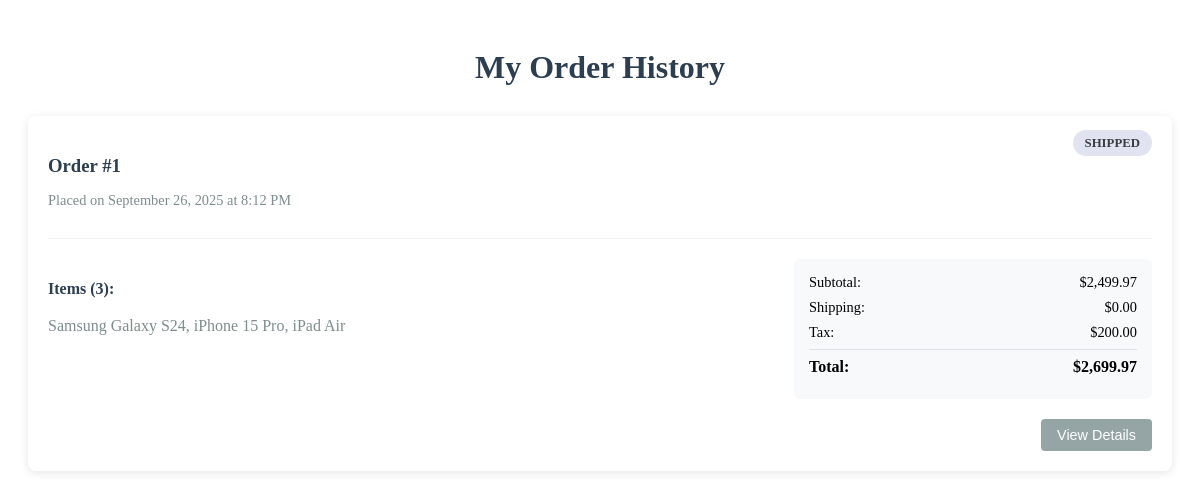
Screenshot of /pages/order_history.php (signed in) with the database file from the repository.
### tables this page shows
CREATE TABLE `orders` (
  `id` int(11) NOT NULL,
  `user_id` int(11) NOT NULL,
  `shipping_name` varchar(255) NOT NULL,
  `shipping_email` varchar(255) NOT NULL,
  `shipping_phone` varchar(20) NOT NULL,
  `shipping_address` text NOT NULL,
  `shipping_city` varchar(100) NOT NULL,
  `shipping_state` varchar(100) NOT NULL,
  `shipping_zip` varchar(20) NOT NULL,
  `card_last_four` varchar(4) NOT NULL,
  `subtotal` decimal(10,2) NOT NULL,
  `shipping` decimal(10,2) NOT NULL DEFAULT 0.00,
  `tax` decimal(10,2) NOT NULL DEFAULT 0.00,
  `total` decimal(10,2) NOT NULL,
  `status` enum('pending','processing','shipped','delivered','cancelled') DEFAULT 'pending',
  `created_at` timestamp NOT NULL DEFAULT current_timestamp(),
  `updated_at` timestamp NOT NULL DEFAULT current_timestamp() ON UPDATE current_timestamp()
);

### pages/order_history.php (the view, shortened to what this page needs)
<?php
require_once __DIR__ . '/../config/database.php';
$user_id = $_SESSION['user_id'];
try {
    $sql = "SELECT o.*,
                   COUNT(oi.id) as item_count,
                   GROUP_CONCAT(oi.product_name SEPARATOR ', ') as product_names
            FROM orders o
            LEFT JOIN order_items oi ON o.id = oi.order_id
            WHERE o.user_id = ?
            GROUP BY o.id
            ORDER BY o.created_at DESC";
    $stmt = $conn->prepare($sql);
    $stmt->bind_param("i", $user_id);
    $stmt->execute();
    $result = $stmt->get_result();
    $orders = $result->fetch_all(MYSQLI_ASSOC);
} catch (Exception $e) {
    $orders = [];
}
?>
<div class="order-history-container">
    <h1>My Order History</h1>
    <?php if (empty($orders)): ?>
        <div class="no-orders">
            <div class="no-orders-icon">📦</div>
            <h2>No orders yet</h2>
            <p>You haven't placed any orders yet. Start shopping to see your order history here!</p>
            <a href="index.php?page=products" class="btn-primary">Browse Products</a>
        </div>
    <?php else: ?>
        <div class="orders-list">
            <?php foreach ($orders as $order): ?>
                <div class="order-card">
                    <div class="order-header">
                        <div class="order-info">
                            <h3>Order #<?php echo $order['id']; ?></h3>
                            <p class="order-date">Placed on <?php echo date('F j, Y \a\t g:i A', strtotime($order['created_at'])); ?></p>
                        </div>
                        <div class="order-status">
                            <span class="status-badge status-<?php echo $order['status']; ?>">
                                <?php echo ucfirst($order['status']); ?>
                            </span>
                        </div>
                    </div>
                    <div class="order-details">
                        <div class="order-items">
                            <h4>Items (<?php echo $order['item_count']; ?>):</h4>
                            <p class="items-preview"><?php echo htmlspecialchars($order['product_names']); ?></p>
                        </div>
                        <div class="order-summary">
                            <div class="summary-row">
                                <span>Subtotal:</span>
                                <span>$<?php echo number_format($order['subtotal'], 2); ?></span>
                            </div>
                            <div class="summary-row">
                                <span>Shipping:</span>
                                <span>$<?php echo number_format($order['shipping'], 2); ?></span>
                            </div>
                            <div class="summary-row">
                                <span>Tax:</span>
                                <span>$<?php echo number_format($order['tax'], 2); ?></span>
                            </div>
                            <div class="summary-row total">
                                <span>Total:</span>
                                <span>$<?php echo number_format($order['total'], 2); ?></span>
                            </div>
                        </div>
                    </div>
                    <div class="order-actions">
                        <button class="btn-secondary" onclick="window.viewOrderDetails(<?php echo $order['id']; ?>)">
                            View Details
                        </button>
                    </div>
                </div>
            <?php endforeach; ?>
        </div>
    <?php endif; ?>
</div>

### pages/order_history.php (style rules this page uses)
.order-history-container { max-width: 1200px; margin: 0 auto; padding: 20px; }
.order-history-container h1 { color: #2c3e50; margin-bottom: 30px; text-align: center; }
.orders-list { display: flex; flex-direction: column; gap: 20px; }
.order-card { background: white; border-radius: 8px; box-shadow: 0 2px 10px rgba(0,0,0,0.1); padding: 20px; transition: transform 0.2s ease; }
.order-header { display: flex; justify-content: space-between; align-items: flex-start; margin-bottom: 20px; padding-bottom: 15px; border-bottom: 1px solid #ecf0f1; }
.order-info h3 { color: #2c3e50; margin-bottom: 5px; }
.order-date { color: #7f8c8d; font-size: 0.9em; }
.status-badge { padding: 6px 12px; border-radius: 20px; font-size: 0.8em; font-weight: 600; text-transform: uppercase; }
.status-shipped { background: #e2e3f1; color: #383d41; }
.order-details { display: grid; grid-template-columns: 2fr 1fr; gap: 30px; margin-bottom: 20px; }
.order-items h4 { color: #2c3e50; margin-bottom: 10px; }
.items-preview { color: #7f8c8d; line-height: 1.5; }
.order-summary { background: #f8f9fa; padding: 15px; border-radius: 6px; }
.summary-row { display: flex; justify-content: space-between; margin-bottom: 8px; font-size: 0.9em; }
.summary-row.total { font-weight: 600; font-size: 1em; padding-top: 8px; border-top: 1px solid #dee2e6; margin-top: 8px; }
.order-actions { display: flex; gap: 10px; justify-content: flex-end; }
.btn-primary, .btn-secondary { padding: 8px 16px; border: none; border-radius: 4px; cursor: pointer; text-decoration: none; font-size: 0.9em; transition: all 0.2s ease; }
.btn-secondary { background: #95a5a6; color: white; }

### rows the page displays
orders: id "1", created_at "September 26, 2025 at 8:12 PM", status "SHIPPED", item_count "3", product_names "Samsung Galaxy S24, iPhone 15 Pro, iPad Air", subtotal "2,499.97", shipping "0.00", tax "200.00", total "2,699.97"
